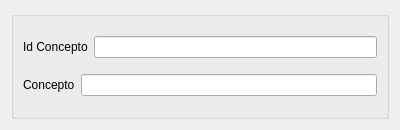
<?xml version="1.0" encoding="UTF-8"?>
<ui version="4.0">
 <class>Form</class>
 <widget class="QWidget" name="Form">
  <property name="geometry">
   <rect>
    <x>0</x>
    <y>0</y>
    <width>400</width>
    <height>130</height>
   </rect>
  </property>
  <property name="windowTitle">
   <string>Form</string>
  </property>
  <layout class="QVBoxLayout" name="verticalLayout_2">
   <item>
    <widget class="QGroupBox" name="groupBox">
     <property name="title">
      <string/>
     </property>
     <layout class="QVBoxLayout" name="verticalLayout">
      <item>
       <layout class="QGridLayout" name="gridLayout">
        <item row="0" column="0">
         <widget class="QLabel" name="label">
          <property name="text">
           <string>Id Concepto</string>
          </property>
         </widget>
        </item>
        <item row="0" column="1">
         <widget class="DBLineEdit" name="dbLineEdit">
          <property name="fieldName">
           <string>id</string>
          </property>
         </widget>
        </item>
       </layout>
      </item>
      <item>
       <layout class="QGridLayout" name="gridLayout_2">
        <item row="0" column="0">
         <widget class="QLabel" name="label_2">
          <property name="text">
           <string>Concepto</string>
          </property>
         </widget>
        </item>
        <item row="0" column="1">
         <widget class="DBLineEdit" name="dbLineEdit_2">
          <property name="fieldName">
           <string>concepto</string>
          </property>
         </widget>
        </item>
       </layout>
      </item>
     </layout>
    </widget>
   </item>
  </layout>
 </widget>
 <customwidgets>
  <customwidget>
   <class>DBLineEdit</class>
   <extends>QLineEdit</extends>
   <header>widgets/dblineedit.h</header>
  </customwidget>
 </customwidgets>
 <resources/>
 <connections/>
</ui>
